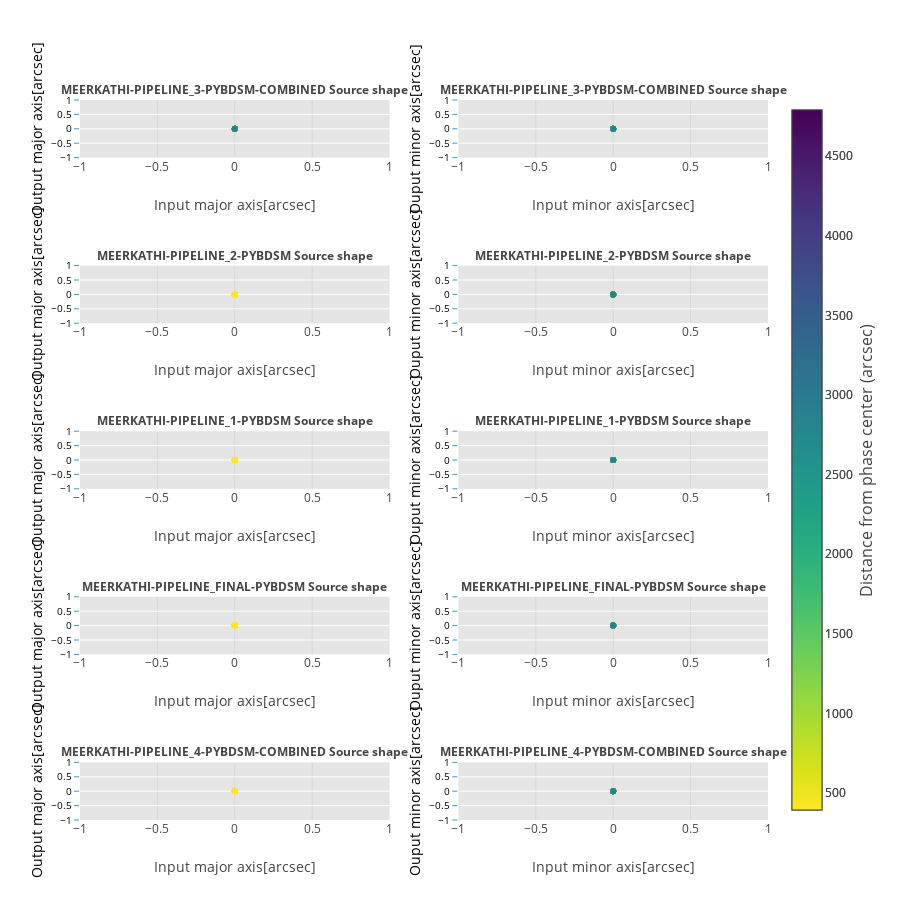

The notebook cell saved with this chart:
### Markdown cell above
## Morphological Measurements

### Code cell
data = []
im_titles =[]
for input_model, output_model in models_compare.items():
    header = output_model[:-9]
    im_titles.append('<b>{:s} Source shape</b>'.format(header.upper()))
    im_titles.append('<b>{:s} Source shape</b>'.format(header.upper()))

fig = tools.make_subplots(rows=len(models_compare.keys()), cols=2, shared_yaxes=False, print_grid=False,
                          horizontal_spacing = 0.1,
                          vertical_spacing = 0.15,
                          subplot_titles=im_titles)
i = -1
counter = 0
for input_model, output_model in models_compare.items():
    i += 1
    counter+=1
    SCALE = []
    SCALE_ERR = []
    flux_in_data = []
    DELTA_PHASE0 = []
    source_labels = []
    MAJ_MIN_angle_in = []
    MAJ_MIN_angle_out = []
    heading = output_model[:-9]
    for n in range(len(results[header]['flux'])):
        MAJ_MIN_angle_out.append(results[header]['shape'][n][0])
        MAJ_MIN_angle_in.append(results[header]['shape'][n][2])
        SCALE.append(results[header]['shape'][n][3])
        SCALE_ERR.append(results[header]['shape'][n][4])
        flux_in_data.append(results[header]['shape'][n][5])
        source_labels.append(results[header]['shape'][n][6])
        DELTA_PHASE0.append(results[header]['position'][n][-3])  
    zipped_props = zip(MAJ_MIN_angle_out, MAJ_MIN_angle_in, DELTA_PHASE0, SCALE, SCALE_ERR)
    MAJ_MIN_angle_out, MAJ_MIN_angle_in, DELTA_PHASE0, SCALE, SCALE_ERR = zip(
        *sorted(zipped_props, key=lambda x: x[0]))
    maj_in = [maj_min_angle_in[0] for maj_min_angle_in in MAJ_MIN_angle_in]
    maj_out = [maj_min_angle_out[0] for maj_min_angle_out in MAJ_MIN_angle_out]
    min_in = [maj_min_angle_in[1] for maj_min_angle_in in MAJ_MIN_angle_in]
    min_out = [maj_min_angle_out[1] for maj_min_angle_out in MAJ_MIN_angle_out]
    angle_offset = [(maj_min_angle_out[2] - maj_min_angle_in[2]) for maj_min_angle_out, maj_min_angle_in in zip(
        MAJ_MIN_angle_out, MAJ_MIN_angle_in)]
    fig.append_trace(go.Scatter(x=maj_in, y=maj_out, mode = 'markers', showlegend=False,
                                text = name_labels, name = '{:s} flux_ratio'.format(header),
                                marker = dict(color = DELTA_PHASE0, showscale=True, colorscale='Viridis', reversescale=True,
                                              colorbar = dict(title= '', titleside ='right',
                                                             titlefont=dict(size=16))
                                             ) if i == 0 else dict(color = flux_in_data, colorscale='Viridis',
                                                                   reversescale=True),
                                error_y=dict(type='data',
                                             color = 'rgb(158, 63, 221)', visible=True)), i+1, 1)
    fig.append_trace(go.Scatter(x=min_in, y=min_out,
                                mode = 'markers', showlegend=False,
                                text = name_labels, name = '{:s} flux_ratio'.format(header),
                                marker = dict(color = DELTA_PHASE0, showscale=True,
                                              colorscale='Viridis', reversescale=True,
                                              colorbar = dict(title= 'Distance from phase center (arcsec)',
                                                              titleside ='right',
                                                              titlefont=dict(size=16))
                                             ) if i == 0 else dict(color = DELTA_PHASE0, colorscale='Viridis',
                                                                   reversescale=True),
                                error_y=dict(type='data',
                                             color = 'rgb(158, 63, 221)', visible=True)), i+1, 2)
    pi,sin,cos = np.pi,np.sin,np.cos
    fig['layout'].update(title='', height=900, width=900,
                         paper_bgcolor='rgb(255,255,255)', plot_bgcolor='rgb(229,229,229)',
                         legend=dict(xanchor=True)
                        )
    fig['layout'].update(
        {'yaxis{}'.format(counter+i):YAxis(title=u'Output major axis[arcsec]',gridcolor='rgb(255,255,255)',
                                           color='rgb(0,0,0)',
        #range=[1,10],
        tickfont=dict(size=10, color='rgb(0,0,0)'),
        titlefont=dict(size=14),
        showgrid=True,
        showline=False,
        showticklabels=True,
        tickcolor='rgb(51,153,225)',
        ticks='outside',
        zeroline=False)})
    fig['layout'].update(
        {'yaxis{}'.format(counter+i+1):YAxis(title='Ouput minor axis[arcsec]',gridcolor='rgb(255,255,255)',
                                             color='rgb(0,0,0)',
        #range=[1,10],
        tickfont=dict(size=10, color='rgb(0,0,0)'),
        titlefont=dict(size=14),
        showgrid=True,
        showline=False,
        showticklabels=True,
        tickcolor='rgb(51,153,225)',
        ticks='outside',
        zeroline=False)})
    fig['layout'].update({'xaxis{}'.format(counter+i):XAxis(title='Input major axis[arcsec]',
                                                            titlefont=dict(size=14),
                                                            zeroline=False, position=0.0, overlaying='x',)})
    fig['layout'].update({'xaxis{}'.format(counter+i+1):XAxis(title='Input minor axis[arcsec]',
                                                              titlefont=dict(size=14),
                                                              zeroline=False)})# domain=[0.505, 0.8])}
    fig['layout']['annotations'].update({'font':{'size': 12}})
py.iplot(fig, filename='make-subplots-multiple-with-titles')

### Figure 1 — Plotly figure (JSON) as saved in the notebook; plotly's stock layout.template omitted (floating-point values rounded to 4 significant figures)
{"data": [{"error_y": {"color": "rgb(158, 63, 221)", "type": "data", "visible": true}, "marker": {"color": [2619.0, 1206.0, 2040.0, 2473.0, 393.6, 1062.0, 2395.0, 1724.0, 1390.0, 803.8, 1675.0, 2292.0, 609.8, 2335.0, 1027.0, 2433.0, 1507.0, 597.8, 1585.0, 2461.0, 3450.0, 2263.0, 3173.0, 1321.0, 2875.0, 814.5, 2922.0, 1952.0, 2840.0, 1822.0, 1466.0, 1471.0, 1407.0, 727.4, 2121.0, 1344.0, 3224.0, 1080.0, 2317.0, 1900.0, 1816.0, 657.7, 2882.0, 2899.0, 2198.0, 1203.0, 4790.0, 1281.0, 1936.0, 2848.0], "colorbar": {"title": "", "titlefont": {"size": 16}, "titleside": "right"}, "colorscale": "Viridis", "reversescale": true, "showscale": true}, "mode": "markers", "name": "meerkathi-pipeline_4-pybdsm-combined flux_ratio", "showlegend": false, "text": ["av264", "au284", "at274", "as303", "ar083", "aq053", "ap203", "ao127", "an304", "am054", "al251", "ak072", "aj333", "ai053", "ah354", "ag041", "af123", "ae331", "ad332", "ac340", "ab151", "aa331", "V332a", "Z273", "Y092", "X163", "W113", "V332", "U192", "T105", "S192", "R122", "Q084", "P305", "O315", "N182", "M182", "L304", "K053", "J344", "G131a", "I002", "H014", "G131", "F013", "E122", "D282", "C331", "B033", "A030"], "type": "scatter", "x": [0, 0, 0, 0, 0, 0, 0, 0, 0, 0, 0, 0, 0, 0, 0, 0, 0, 0, 0, 0, 0, 0, 0, 0, 0, 0, 0, 0, 0, 0, 0, 0, 0, 0, 0, 0, 0, 0, 0, 0, 0, 0, 0, 0, 0, 0, 0, 0, 0, 0], "xaxis": "x1", "y": [0, 0, 0, 0, 0, 0, 0, 0, 0, 0, 0, 0, 0, 0, 0, 0, 0, 0, 0, 0, 0, 0, 0, 0, 0, 0, 0, 0, 0, 0, 0, 0, 0, 0, 0, 0, 0, 0, 0, 0, 0, 0, 0, 0, 0, 0, 0, 0, 0, 0], "yaxis": "y1"}, {"error_y": {"color": "rgb(158, 63, 221)", "type": "data", "visible": true}, "marker": {"color": [2619.0, 1206.0, 2040.0, 2473.0, 393.6, 1062.0, 2395.0, 1724.0, 1390.0, 803.8, 1675.0, 2292.0, 609.8, 2335.0, 1027.0, 2433.0, 1507.0, 597.8, 1585.0, 2461.0, 3450.0, 2263.0, 3173.0, 1321.0, 2875.0, 814.5, 2922.0, 1952.0, 2840.0, 1822.0, 1466.0, 1471.0, 1407.0, 727.4, 2121.0, 1344.0, 3224.0, 1080.0, 2317.0, 1900.0, 1816.0, 657.7, 2882.0, 2899.0, 2198.0, 1203.0, 4790.0, 1281.0, 1936.0, 2848.0], "colorbar": {"title": "Distance from phase center (arcsec)", "titlefont": {"size": 16}, "titleside": "right"}, "colorscale": "Viridis", "reversescale": true, "showscale": true}, "mode": "markers", "name": "meerkathi-pipeline_4-pybdsm-combined flux_ratio", "showlegend": false, "text": ["av264", "au284", "at274", "as303", "ar083", "aq053", "ap203", "ao127", "an304", "am054", "al251", "ak072", "aj333", "ai053", "ah354", "ag041", "af123", "ae331", "ad332", "ac340", "ab151", "aa331", "V332a", "Z273", "Y092", "X163", "W113", "V332", "U192", "T105", "S192", "R122", "Q084", "P305", "O315", "N182", "M182", "L304", "K053", "J344", "G131a", "I002", "H014", "G131", "F013", "E122", "D282", "C331", "B033", "A030"], "type": "scatter", "x": [0, 0, 0, 0, 0, 0, 0, 0, 0, 0, 0, 0, 0, 0, 0, 0, 0, 0, 0, 0, 0, 0, 0, 0, 0, 0, 0, 0, 0, 0, 0, 0, 0, 0, 0, 0, 0, 0, 0, 0, 0, 0, 0, 0, 0, 0, 0, 0, 0, 0], "xaxis": "x2", "y": [0, 0, 0, 0, 0, 0, 0, 0, 0, 0, 0, 0, 0, 0, 0, 0, 0, 0, 0, 0, 0, 0, 0, 0, 0, 0, 0, 0, 0, 0, 0, 0, 0, 0, 0, 0, 0, 0, 0, 0, 0, 0, 0, 0, 0, 0, 0, 0, 0, 0], "yaxis": "y2"}, {"error_y": {"color": "rgb(158, 63, 221)", "type": "data", "visible": true}, "marker": {"color": [0.004862, 0.01134, 0.1114, 0.003339, 1.152, 0.004943, 0.004198, 0.01113, 0.009642, 0.006085, 0.005121, 0.003946, 0.02511, 0.009598, 0.08376, 0.01186, 0.02658, 0.006909, 0.05063, 0.01631, 0.0124, 0.03825, 0.01011, 0.00763, 0.005441, 0.00547, 0.002921, 0.004471, 0.00346, 0.005441, 0.013, 0.009987, 0.007524, 0.007385, 0.005216, 0.01625, 0.01214, 0.007333, 0.0041, 0.008188, 0.01763, 0.03063, 0.02131, 0.03, 0.005991, 0.0565, 0.00473, 0.00611, 0.007594, 0.004829], "colorscale": "Viridis", "reversescale": true}, "mode": "markers", "name": "meerkathi-pipeline_4-pybdsm-combined flux_ratio", "showlegend": false, "text": ["av264", "au284", "at274", "as303", "ar083", "aq053", "ap203", "ao127", "an304", "am054", "al251", "ak072", "aj333", "ai053", "ah354", "ag041", "af123", "ae331", "ad332", "ac340", "ab151", "aa331", "V332a", "Z273", "Y092", "X163", "W113", "V332", "U192", "T105", "S192", "R122", "Q084", "P305", "O315", "N182", "M182", "L304", "K053", "J344", "G131a", "I002", "H014", "G131", "F013", "E122", "D282", "C331", "B033", "A030"], "type": "scatter", "x": [0, 0, 0, 0, 0, 0, 0, 0, 0, 0, 0, 0, 0, 0, 0, 0, 0, 0, 0, 0, 0, 0, 0, 0, 0, 0, 0, 0, 0, 0, 0, 0, 0, 0, 0, 0, 0, 0, 0, 0, 0, 0, 0, 0, 0, 0, 0, 0, 0, 0], "xaxis": "x3", "y": [0, 0, 0, 0, 0, 0, 0, 0, 0, 0, 0, 0, 0, 0, 0, 0, 0, 0, 0, 0, 0, 0, 0, 0, 0, 0, 0, 0, 0, 0, 0, 0, 0, 0, 0, 0, 0, 0, 0, 0, 0, 0, 0, 0, 0, 0, 0, 0, 0, 0], "yaxis": "y3"}, {"error_y": {"color": "rgb(158, 63, 221)", "type": "data", "visible": true}, "marker": {"color": [2619.0, 1206.0, 2040.0, 2473.0, 393.6, 1062.0, 2395.0, 1724.0, 1390.0, 803.8, 1675.0, 2292.0, 609.8, 2335.0, 1027.0, 2433.0, 1507.0, 597.8, 1585.0, 2461.0, 3450.0, 2263.0, 3173.0, 1321.0, 2875.0, 814.5, 2922.0, 1952.0, 2840.0, 1822.0, 1466.0, 1471.0, 1407.0, 727.4, 2121.0, 1344.0, 3224.0, 1080.0, 2317.0, 1900.0, 1816.0, 657.7, 2882.0, 2899.0, 2198.0, 1203.0, 4790.0, 1281.0, 1936.0, 2848.0], "colorscale": "Viridis", "reversescale": true}, "mode": "markers", "name": "meerkathi-pipeline_4-pybdsm-combined flux_ratio", "showlegend": false, "text": ["av264", "au284", "at274", "as303", "ar083", "aq053", "ap203", "ao127", "an304", "am054", "al251", "ak072", "aj333", "ai053", "ah354", "ag041", "af123", "ae331", "ad332", "ac340", "ab151", "aa331", "V332a", "Z273", "Y092", "X163", "W113", "V332", "U192", "T105", "S192", "R122", "Q084", "P305", "O315", "N182", "M182", "L304", "K053", "J344", "G131a", "I002", "H014", "G131", "F013", "E122", "D282", "C331", "B033", "A030"], "type": "scatter", "x": [0, 0, 0, 0, 0, 0, 0, 0, 0, 0, 0, 0, 0, 0, 0, 0, 0, 0, 0, 0, 0, 0, 0, 0, 0, 0, 0, 0, 0, 0, 0, 0, 0, 0, 0, 0, 0, 0, 0, 0, 0, 0, 0, 0, 0, 0, 0, 0, 0, 0], "xaxis": "x4", "y": [0, 0, 0, 0, 0, 0, 0, 0, 0, 0, 0, 0, 0, 0, 0, 0, 0, 0, 0, 0, 0, 0, 0, 0, 0, 0, 0, 0, 0, 0, 0, 0, 0, 0, 0, 0, 0, 0, 0, 0, 0, 0, 0, 0, 0, 0, 0, 0, 0, 0], "yaxis": "y4"}, {"error_y": {"color": "rgb(158, 63, 221)", "type": "data", "visible": true}, "marker": {"color": [0.004862, 0.01134, 0.1114, 0.003339, 1.152, 0.004943, 0.004198, 0.01113, 0.009642, 0.006085, 0.005121, 0.003946, 0.02511, 0.009598, 0.08376, 0.01186, 0.02658, 0.006909, 0.05063, 0.01631, 0.0124, 0.03825, 0.01011, 0.00763, 0.005441, 0.00547, 0.002921, 0.004471, 0.00346, 0.005441, 0.013, 0.009987, 0.007524, 0.007385, 0.005216, 0.01625, 0.01214, 0.007333, 0.0041, 0.008188, 0.01763, 0.03063, 0.02131, 0.03, 0.005991, 0.0565, 0.00473, 0.00611, 0.007594, 0.004829], "colorscale": "Viridis", "reversescale": true}, "mode": "markers", "name": "meerkathi-pipeline_4-pybdsm-combined flux_ratio", "showlegend": false, "text": ["av264", "au284", "at274", "as303", "ar083", "aq053", "ap203", "ao127", "an304", "am054", "al251", "ak072", "aj333", "ai053", "ah354", "ag041", "af123", "ae331", "ad332", "ac340", "ab151", "aa331", "V332a", "Z273", "Y092", "X163", "W113", "V332", "U192", "T105", "S192", "R122", "Q084", "P305", "O315", "N182", "M182", "L304", "K053", "J344", "G131a", "I002", "H014", "G131", "F013", "E122", "D282", "C331", "B033", "A030"], "type": "scatter", "x": [0, 0, 0, 0, 0, 0, 0, 0, 0, 0, 0, 0, 0, 0, 0, 0, 0, 0, 0, 0, 0, 0, 0, 0, 0, 0, 0, 0, 0, 0, 0, 0, 0, 0, 0, 0, 0, 0, 0, 0, 0, 0, 0, 0, 0, 0, 0, 0, 0, 0], "xaxis": "x5", "y": [0, 0, 0, 0, 0, 0, 0, 0, 0, 0, 0, 0, 0, 0, 0, 0, 0, 0, 0, 0, 0, 0, 0, 0, 0, 0, 0, 0, 0, 0, 0, 0, 0, 0, 0, 0, 0, 0, 0, 0, 0, 0, 0, 0, 0, 0, 0, 0, 0, 0], "yaxis": "y5"}, {"error_y": {"color": "rgb(158, 63, 221)", "type": "data", "visible": true}, "marker": {"color": [2619.0, 1206.0, 2040.0, 2473.0, 393.6, 1062.0, 2395.0, 1724.0, 1390.0, 803.8, 1675.0, 2292.0, 609.8, 2335.0, 1027.0, 2433.0, 1507.0, 597.8, 1585.0, 2461.0, 3450.0, 2263.0, 3173.0, 1321.0, 2875.0, 814.5, 2922.0, 1952.0, 2840.0, 1822.0, 1466.0, 1471.0, 1407.0, 727.4, 2121.0, 1344.0, 3224.0, 1080.0, 2317.0, 1900.0, 1816.0, 657.7, 2882.0, 2899.0, 2198.0, 1203.0, 4790.0, 1281.0, 1936.0, 2848.0], "colorscale": "Viridis", "reversescale": true}, "mode": "markers", "name": "meerkathi-pipeline_4-pybdsm-combined flux_ratio", "showlegend": false, "text": ["av264", "au284", "at274", "as303", "ar083", "aq053", "ap203", "ao127", "an304", "am054", "al251", "ak072", "aj333", "ai053", "ah354", "ag041", "af123", "ae331", "ad332", "ac340", "ab151", "aa331", "V332a", "Z273", "Y092", "X163", "W113", "V332", "U192", "T105", "S192", "R122", "Q084", "P305", "O315", "N182", "M182", "L304", "K053", "J344", "G131a", "I002", "H014", "G131", "F013", "E122", "D282", "C331", "B033", "A030"], "type": "scatter", "x": [0, 0, 0, 0, 0, 0, 0, 0, 0, 0, 0, 0, 0, 0, 0, 0, 0, 0, 0, 0, 0, 0, 0, 0, 0, 0, 0, 0, 0, 0, 0, 0, 0, 0, 0, 0, 0, 0, 0, 0, 0, 0, 0, 0, 0, 0, 0, 0, 0, 0], "xaxis": "x6", "y": [0, 0, 0, 0, 0, 0, 0, 0, 0, 0, 0, 0, 0, 0, 0, 0, 0, 0, 0, 0, 0, 0, 0, 0, 0, 0, 0, 0, 0, 0, 0, 0, 0, 0, 0, 0, 0, 0, 0, 0, 0, 0, 0, 0, 0, 0, 0, 0, 0, 0], "yaxis": "y6"}, {"error_y": {"color": "rgb(158, 63, 221)", "type": "data", "visible": true}, "marker": {"color": [0.004862, 0.01134, 0.1114, 0.003339, 1.152, 0.004943, 0.004198, 0.01113, 0.009642, 0.006085, 0.005121, 0.003946, 0.02511, 0.009598, 0.08376, 0.01186, 0.02658, 0.006909, 0.05063, 0.01631, 0.0124, 0.03825, 0.01011, 0.00763, 0.005441, 0.00547, 0.002921, 0.004471, 0.00346, 0.005441, 0.013, 0.009987, 0.007524, 0.007385, 0.005216, 0.01625, 0.01214, 0.007333, 0.0041, 0.008188, 0.01763, 0.03063, 0.02131, 0.03, 0.005991, 0.0565, 0.00473, 0.00611, 0.007594, 0.004829], "colorscale": "Viridis", "reversescale": true}, "mode": "markers", "name": "meerkathi-pipeline_4-pybdsm-combined flux_ratio", "showlegend": false, "text": ["av264", "au284", "at274", "as303", "ar083", "aq053", "ap203", "ao127", "an304", "am054", "al251", "ak072", "aj333", "ai053", "ah354", "ag041", "af123", "ae331", "ad332", "ac340", "ab151", "aa331", "V332a", "Z273", "Y092", "X163", "W113", "V332", "U192", "T105", "S192", "R122", "Q084", "P305", "O315", "N182", "M182", "L304", "K053", "J344", "G131a", "I002", "H014", "G131", "F013", "E122", "D282", "C331", "B033", "A030"], "type": "scatter", "x": [0, 0, 0, 0, 0, 0, 0, 0, 0, 0, 0, 0, 0, 0, 0, 0, 0, 0, 0, 0, 0, 0, 0, 0, 0, 0, 0, 0, 0, 0, 0, 0, 0, 0, 0, 0, 0, 0, 0, 0, 0, 0, 0, 0, 0, 0, 0, 0, 0, 0], "xaxis": "x7", "y": [0, 0, 0, 0, 0, 0, 0, 0, 0, 0, 0, 0, 0, 0, 0, 0, 0, 0, 0, 0, 0, 0, 0, 0, 0, 0, 0, 0, 0, 0, 0, 0, 0, 0, 0, 0, 0, 0, 0, 0, 0, 0, 0, 0, 0, 0, 0, 0, 0, 0], "yaxis": "y7"}, {"error_y": {"color": "rgb(158, 63, 221)", "type": "data", "visible": true}, "marker": {"color": [2619.0, 1206.0, 2040.0, 2473.0, 393.6, 1062.0, 2395.0, 1724.0, 1390.0, 803.8, 1675.0, 2292.0, 609.8, 2335.0, 1027.0, 2433.0, 1507.0, 597.8, 1585.0, 2461.0, 3450.0, 2263.0, 3173.0, 1321.0, 2875.0, 814.5, 2922.0, 1952.0, 2840.0, 1822.0, 1466.0, 1471.0, 1407.0, 727.4, 2121.0, 1344.0, 3224.0, 1080.0, 2317.0, 1900.0, 1816.0, 657.7, 2882.0, 2899.0, 2198.0, 1203.0, 4790.0, 1281.0, 1936.0, 2848.0], "colorscale": "Viridis", "reversescale": true}, "mode": "markers", "name": "meerkathi-pipeline_4-pybdsm-combined flux_ratio", "showlegend": false, "text": ["av264", "au284", "at274", "as303", "ar083", "aq053", "ap203", "ao127", "an304", "am054", "al251", "ak072", "aj333", "ai053", "ah354", "ag041", "af123", "ae331", "ad332", "ac340", "ab151", "aa331", "V332a", "Z273", "Y092", "X163", "W113", "V332", "U192", "T105", "S192", "R122", "Q084", "P305", "O315", "N182", "M182", "L304", "K053", "J344", "G131a", "I002", "H014", "G131", "F013", "E122", "D282", "C331", "B033", "A030"], "type": "scatter", "x": [0, 0, 0, 0, 0, 0, 0, 0, 0, 0, 0, 0, 0, 0, 0, 0, 0, 0, 0, 0, 0, 0, 0, 0, 0, 0, 0, 0, 0, 0, 0, 0, 0, 0, 0, 0, 0, 0, 0, 0, 0, 0, 0, 0, 0, 0, 0, 0, 0, 0], "xaxis": "x8", "y": [0, 0, 0, 0, 0, 0, 0, 0, 0, 0, 0, 0, 0, 0, 0, 0, 0, 0, 0, 0, 0, 0, 0, 0, 0, 0, 0, 0, 0, 0, 0, 0, 0, 0, 0, 0, 0, 0, 0, 0, 0, 0, 0, 0, 0, 0, 0, 0, 0, 0], "yaxis": "y8"}, {"error_y": {"color": "rgb(158, 63, 221)", "type": "data", "visible": true}, "marker": {"color": [0.004862, 0.01134, 0.1114, 0.003339, 1.152, 0.004943, 0.004198, 0.01113, 0.009642, 0.006085, 0.005121, 0.003946, 0.02511, 0.009598, 0.08376, 0.01186, 0.02658, 0.006909, 0.05063, 0.01631, 0.0124, 0.03825, 0.01011, 0.00763, 0.005441, 0.00547, 0.002921, 0.004471, 0.00346, 0.005441, 0.013, 0.009987, 0.007524, 0.007385, 0.005216, 0.01625, 0.01214, 0.007333, 0.0041, 0.008188, 0.01763, 0.03063, 0.02131, 0.03, 0.005991, 0.0565, 0.00473, 0.00611, 0.007594, 0.004829], "colorscale": "Viridis", "reversescale": true}, "mode": "markers", "name": "meerkathi-pipeline_4-pybdsm-combined flux_ratio", "showlegend": false, "text": ["av264", "au284", "at274", "as303", "ar083", "aq053", "ap203", "ao127", "an304", "am054", "al251", "ak072", "aj333", "ai053", "ah354", "ag041", "af123", "ae331", "ad332", "ac340", "ab151", "aa331", "V332a", "Z273", "Y092", "X163", "W113", "V332", "U192", "T105", "S192", "R122", "Q084", "P305", "O315", "N182", "M182", "L304", "K053", "J344", "G131a", "I002", "H014", "G131", "F013", "E122", "D282", "C331", "B033", "A030"], "type": "scatter", "x": [0, 0, 0, 0, 0, 0, 0, 0, 0, 0, 0, 0, 0, 0, 0, 0, 0, 0, 0, 0, 0, 0, 0, 0, 0, 0, 0, 0, 0, 0, 0, 0, 0, 0, 0, 0, 0, 0, 0, 0, 0, 0, 0, 0, 0, 0, 0, 0, 0, 0], "xaxis": "x9", "y": [0, 0, 0, 0, 0, 0, 0, 0, 0, 0, 0, 0, 0, 0, 0, 0, 0, 0, 0, 0, 0, 0, 0, 0, 0, 0, 0, 0, 0, 0, 0, 0, 0, 0, 0, 0, 0, 0, 0, 0, 0, 0, 0, 0, 0, 0, 0, 0, 0, 0], "yaxis": "y9"}, {"error_y": {"color": "rgb(158, 63, 221)", "type": "data", "visible": true}, "marker": {"color": [2619.0, 1206.0, 2040.0, 2473.0, 393.6, 1062.0, 2395.0, 1724.0, 1390.0, 803.8, 1675.0, 2292.0, 609.8, 2335.0, 1027.0, 2433.0, 1507.0, 597.8, 1585.0, 2461.0, 3450.0, 2263.0, 3173.0, 1321.0, 2875.0, 814.5, 2922.0, 1952.0, 2840.0, 1822.0, 1466.0, 1471.0, 1407.0, 727.4, 2121.0, 1344.0, 3224.0, 1080.0, 2317.0, 1900.0, 1816.0, 657.7, 2882.0, 2899.0, 2198.0, 1203.0, 4790.0, 1281.0, 1936.0, 2848.0], "colorscale": "Viridis", "reversescale": true}, "mode": "markers", "name": "meerkathi-pipeline_4-pybdsm-combined flux_ratio", "showlegend": false, "text": ["av264", "au284", "at274", "as303", "ar083", "aq053", "ap203", "ao127", "an304", "am054", "al251", "ak072", "aj333", "ai053", "ah354", "ag041", "af123", "ae331", "ad332", "ac340", "ab151", "aa331", "V332a", "Z273", "Y092", "X163", "W113", "V332", "U192", "T105", "S192", "R122", "Q084", "P305", "O315", "N182", "M182", "L304", "K053", "J344", "G131a", "I002", "H014", "G131", "F013", "E122", "D282", "C331", "B033", "A030"], "type": "scatter", "x": [0, 0, 0, 0, 0, 0, 0, 0, 0, 0, 0, 0, 0, 0, 0, 0, 0, 0, 0, 0, 0, 0, 0, 0, 0, 0, 0, 0, 0, 0, 0, 0, 0, 0, 0, 0, 0, 0, 0, 0, 0, 0, 0, 0, 0, 0, 0, 0, 0, 0], "xaxis": "x10", "y": [0, 0, 0, 0, 0, 0, 0, 0, 0, 0, 0, 0, 0, 0, 0, 0, 0, 0, 0, 0, 0, 0, 0, 0, 0, 0, 0, 0, 0, 0, 0, 0, 0, 0, 0, 0, 0, 0, 0, 0, 0, 0, 0, 0, 0, 0, 0, 0, 0, 0], "yaxis": "y10"}], "layout": {"annotations": [{"font": {"size": 12}, "showarrow": false, "text": "<b>MEERKATHI-PIPELINE_3-PYBDSM-COMBINED Source shape</b>", "x": 0.225, "xanchor": "center", "xref": "paper", "y": 1.0, "yanchor": "bottom", "yref": "paper"}, {"font": {"size": 12}, "showarrow": false, "text": "<b>MEERKATHI-PIPELINE_3-PYBDSM-COMBINED Source shape</b>", "x": 0.775, "xanchor": "center", "xref": "paper", "y": 1.0, "yanchor": "bottom", "yref": "paper"}, {"font": {"size": 12}, "showarrow": false, "text": "<b>MEERKATHI-PIPELINE_2-PYBDSM Source shape</b>", "x": 0.225, "xanchor": "center", "xref": "paper", "y": 0.77, "yanchor": "bottom", "yref": "paper"}, {"font": {"size": 12}, "showarrow": false, "text": "<b>MEERKATHI-PIPELINE_2-PYBDSM Source shape</b>", "x": 0.775, "xanchor": "center", "xref": "paper", "y": 0.77, "yanchor": "bottom", "yref": "paper"}, {"font": {"size": 12}, "showarrow": false, "text": "<b>MEERKATHI-PIPELINE_1-PYBDSM Source shape</b>", "x": 0.225, "xanchor": "center", "xref": "paper", "y": 0.54, "yanchor": "bottom", "yref": "paper"}, {"font": {"size": 12}, "showarrow": false, "text": "<b>MEERKATHI-PIPELINE_1-PYBDSM Source shape</b>", "x": 0.775, "xanchor": "center", "xref": "paper", "y": 0.54, "yanchor": "bottom", "yref": "paper"}, {"font": {"size": 12}, "showarrow": false, "text": "<b>MEERKATHI-PIPELINE_FINAL-PYBDSM Source shape</b>", "x": 0.225, "xanchor": "center", "xref": "paper", "y": 0.31, "yanchor": "bottom", "yref": "paper"}, {"font": {"size": 12}, "showarrow": false, "text": "<b>MEERKATHI-PIPELINE_FINAL-PYBDSM Source shape</b>", "x": 0.775, "xanchor": "center", "xref": "paper", "y": 0.31, "yanchor": "bottom", "yref": "paper"}, {"font": {"size": 12}, "showarrow": false, "text": "<b>MEERKATHI-PIPELINE_4-PYBDSM-COMBINED Source shape</b>", "x": 0.225, "xanchor": "center", "xref": "paper", "y": 0.08, "yanchor": "bottom", "yref": "paper"}, {"font": {"size": 12}, "showarrow": false, "text": "<b>MEERKATHI-PIPELINE_4-PYBDSM-COMBINED Source shape</b>", "x": 0.775, "xanchor": "center", "xref": "paper", "y": 0.08, "yanchor": "bottom", "yref": "paper"}], "height": 900, "legend": {"xanchor": true}, "paper_bgcolor": "rgb(255,255,255)", "plot_bgcolor": "rgb(229,229,229)", "title": "", "width": 900, "xaxis1": {"anchor": "y1", "domain": [0, 0.45], "overlaying": "x", "position": 0, "title": "Input major axis[arcsec]", "titlefont": {"size": 14}, "zeroline": false}, "xaxis10": {"anchor": "y10", "domain": [0.55, 1], "title": "Input minor axis[arcsec]", "titlefont": {"size": 14}, "zeroline": false}, "xaxis2": {"anchor": "y2", "domain": [0.55, 1], "title": "Input minor axis[arcsec]", "titlefont": {"size": 14}, "zeroline": false}, "xaxis3": {"anchor": "y3", "domain": [0, 0.45], "overlaying": "x", "position": 0, "title": "Input major axis[arcsec]", "titlefont": {"size": 14}, "zeroline": false}, "xaxis4": {"anchor": "y4", "domain": [0.55, 1], "title": "Input minor axis[arcsec]", "titlefont": {"size": 14}, "zeroline": false}, "xaxis5": {"anchor": "y5", "domain": [0, 0.45], "overlaying": "x", "position": 0, "title": "Input major axis[arcsec]", "titlefont": {"size": 14}, "zeroline": false}, "xaxis6": {"anchor": "y6", "domain": [0.55, 1], "title": "Input minor axis[arcsec]", "titlefont": {"size": 14}, "zeroline": false}, "xaxis7": {"anchor": "y7", "domain": [0, 0.45], "overlaying": "x", "position": 0, "title": "Input major axis[arcsec]", "titlefont": {"size": 14}, "zeroline": false}, "xaxis8": {"anchor": "y8", "domain": [0.55, 1], "title": "Input minor axis[arcsec]", "titlefont": {"size": 14}, "zeroline": false}, "xaxis9": {"anchor": "y9", "domain": [0, 0.45], "overlaying": "x", "position": 0, "title": "Input major axis[arcsec]", "titlefont": {"size": 14}, "zeroline": false}, "yaxis1": {"anchor": "x1", "color": "rgb(0,0,0)", "domain": [0.92, 1.0], "gridcolor": "rgb(255,255,255)", "showgrid": true, "showline": false, "showticklabels": true, "tickcolor": "rgb(51,153,225)", "tickfont": {"color": "rgb(0,0,0)", "size": 10}, "ticks": "outside", "title": "Output major axis[arcsec]", "titlefont": {"size": 14}, "zeroline": false}, "yaxis10": {"anchor": "x10", "color": "rgb(0,0,0)", "domain": [0, 0.08], "gridcolor": "rgb(255,255,255)", "showgrid": true, "showline": false, "showticklabels": true, "tickcolor": "rgb(51,153,225)", "tickfont": {"color": "rgb(0,0,0)", "size": 10}, "ticks": "outside", "title": "Ouput minor axis[arcsec]", "titlefont": {"size": 14}, "zeroline": false}, "yaxis2": {"anchor": "x2", "color": "rgb(0,0,0)", "domain": [0.92, 1.0], "gridcolor": "rgb(255,255,255)", "showgrid": true, "showline": false, "showticklabels": true, "tickcolor": "rgb(51,153,225)", "tickfont": {"color": "rgb(0,0,0)", "size": 10}, "ticks": "outside", "title": "Ouput minor axis[arcsec]", "titlefont": {"size": 14}, "zeroline": false}, "yaxis3": {"anchor": "x3", "color": "rgb(0,0,0)", "domain": [0.69, 0.77], "gridcolor": "rgb(255,255,255)", "showgrid": true, "showline": false, "showticklabels": true, "tickcolor": "rgb(51,153,225)", "tickfont": {"color": "rgb(0,0,0)", "size": 10}, "ticks": "outside", "title": "Output major axis[arcsec]", "titlefont": {"size": 14}, "zeroline": false}, "yaxis4": {"anchor": "x4", "color": "rgb(0,0,0)", "domain": [0.69, 0.77], "gridcolor": "rgb(255,255,255)", "showgrid": true, "showline": false, "showticklabels": true, "tickcolor": "rgb(51,153,225)", "tickfont": {"color": "rgb(0,0,0)", "size": 10}, "ticks": "outside", "title": "Ouput minor axis[arcsec]", "titlefont": {"size": 14}, "zeroline": false}, "yaxis5": {"anchor": "x5", "color": "rgb(0,0,0)", "domain": [0.46, 0.54], "gridcolor": "rgb(255,255,255)", "showgrid": true, "showline": false, "showticklabels": true, "tickcolor": "rgb(51,153,225)", "tickfont": {"color": "rgb(0,0,0)", "size": 10}, "ticks": "outside", "title": "Output major axis[arcsec]", "titlefont": {"size": 14}, "zeroline": false}, "yaxis6": {"anchor": "x6", "color": "rgb(0,0,0)", "domain": [0.46, 0.54], "gridcolor": "rgb(255,255,255)", "showgrid": true, "showline": false, "showticklabels": true, "tickcolor": "rgb(51,153,225)", "tickfont": {"color": "rgb(0,0,0)", "size": 10}, "ticks": "outside", "title": "Ouput minor axis[arcsec]", "titlefont": {"size": 14}, "zeroline": false}, "yaxis7": {"anchor": "x7", "color": "rgb(0,0,0)", "domain": [0.23, 0.31], "gridcolor": "rgb(255,255,255)", "showgrid": true, "showline": false, "showticklabels": true, "tickcolor": "rgb(51,153,225)", "tickfont": {"color": "rgb(0,0,0)", "size": 10}, "ticks": "outside", "title": "Output major axis[arcsec]", "titlefont": {"size": 14}, "zeroline": false}, "yaxis8": {"anchor": "x8", "color": "rgb(0,0,0)", "domain": [0.23, 0.31], "gridcolor": "rgb(255,255,255)", "showgrid": true, "showline": false, "showticklabels": true, "tickcolor": "rgb(51,153,225)", "tickfont": {"color": "rgb(0,0,0)", "size": 10}, "ticks": "outside", "title": "Ouput minor axis[arcsec]", "titlefont": {"size": 14}, "zeroline": false}, "yaxis9": {"anchor": "x9", "color": "rgb(0,0,0)", "domain": [0, 0.08], "gridcolor": "rgb(255,255,255)", "showgrid": true, "showline": false, "showticklabels": true, "tickcolor": "rgb(51,153,225)", "tickfont": {"color": "rgb(0,0,0)", "size": 10}, "ticks": "outside", "title": "Output major axis[arcsec]", "titlefont": {"size": 14}, "zeroline": false}}}
